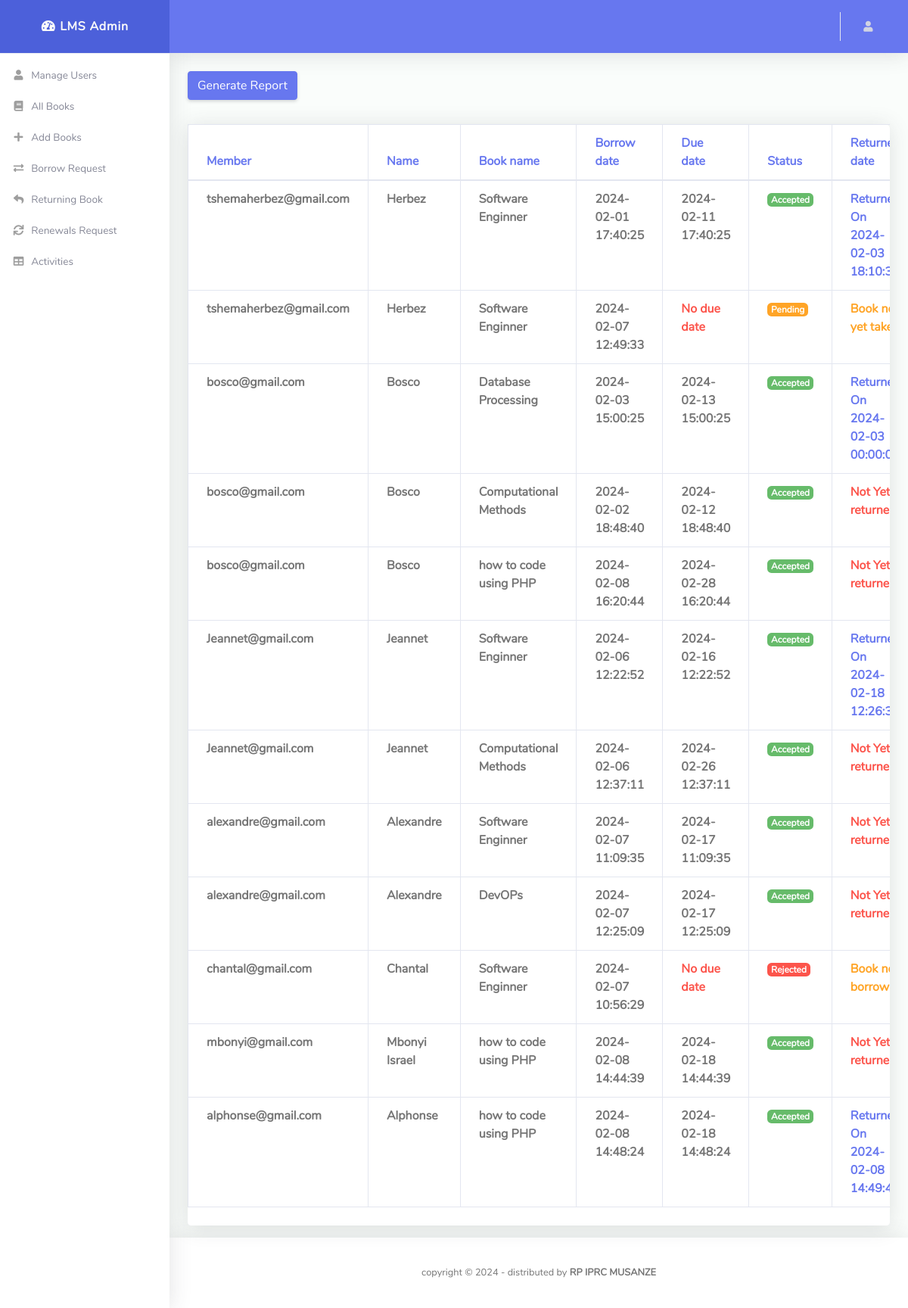
The app's page /iprcmsz_lms/admin/activities.php with its own data.
### tables this page shows
CREATE TABLE `records` (
  `rec_id` int(11) NOT NULL,
  `email` varchar(50) NOT NULL,
  `book_id` int(11) NOT NULL,
  `borrowdate` datetime DEFAULT NULL,
  `returndate` datetime DEFAULT NULL,
  `duedate` datetime DEFAULT NULL,
  `Dues` int(11) DEFAULT NULL,
  `renewals` int(11) DEFAULT NULL,
  `Status` varchar(50) NOT NULL DEFAULT 'Pending'
);

CREATE TABLE `user` (
  `user_id` int(11) NOT NULL,
  `names` varchar(50) NOT NULL,
  `email` varchar(50) NOT NULL,
  `phone` varchar(10) NOT NULL,
  `category` varchar(20) DEFAULT NULL,
  `department` varchar(20) DEFAULT NULL,
  `type` int(11) NOT NULL DEFAULT 0,
  `password` varchar(50) NOT NULL
);

CREATE TABLE `book` (
  `BookId` int(10) NOT NULL,
  `Title` varchar(50) DEFAULT NULL,
  `Publisher` varchar(50) DEFAULT NULL,
  `Year` varchar(50) DEFAULT NULL,
  `Availability` varchar(100) DEFAULT NULL
);

### iprcmsz_lms/admin/activities.php (the view, shortened to what this page needs)
<!DOCTYPE html>
<html lang="en">
<head>
  <link href="vendor/fontawesome-free/css/all.min.css" rel="stylesheet" type="text/css">
  <link href="vendor/bootstrap/css/bootstrap.min.css" rel="stylesheet" type="text/css">
  <link href="css/ruang-admin.min.css" rel="stylesheet">
</head>
<body id="page-top">
  <div id="wrapper">
    <ul class="navbar-nav sidebar sidebar-light accordion" id="accordionSidebar">
        <a class="sidebar-brand d-flex align-items-center justify-content-center" href="adminDash.php">
        <div class="sidebar-brand-text mx-3">
            <i class="fas fa-fw fa-tachometer-alt"></i> LMS Admin
        </div>
        </a>
        <hr class="sidebar-divider my-0">
        <li class="nav-item">
        <a class="nav-link" href="allusers.php">
            <i class="fas fa-fw fa-user"></i>
            <span>Manage Users</span>
        </a>
        </li>
        <li class="nav-item">
        <a class="nav-link" href="allbook.php">
            <i class="fas fa-fw fa-book"></i>
            <span>All Books</span>
        </a>
        </li>
        <li class="nav-item">
        <a class="nav-link" href="addbook.php">
            <i class="fas fa-fw fa-plus"></i>
            <span>Add Books</span>
        </a>
        </li>
        <li class="nav-item">
        <a class="nav-link" href="borrow_request.php">
            <i class="fas fa-fw fa-exchange-alt"></i>
            <span>Borrow Request</span>
        </a>
        </li>
        <li class="nav-item">
          <a class="nav-link" href="book_return.php">
              <i class="fas fa-fw fa-reply"></i>
              <span>Returning Book</span>
          </a>
        </li>
        <li class="nav-item">
          <a class="nav-link" href="renew_request.php">
              <i class="fas fa-fw fa-sync"></i>
              <span>Renewals Request</span>
          </a>
        </li>
        <li class="nav-item">
          <a class="nav-link" href="activities.php">
              <i class="fas fa-fw fa-table"></i>
              <span>Activities</span>
          </a>
        </li>
        </ul>
    <div id="content-wrapper" class="d-flex flex-column">
      <div id="content">
        <nav class="navbar navbar-expand navbar-light bg-navbar topbar mb-4 static-top">
          <ul class="navbar-nav ml-auto">
            <li class="nav-item dropdown no-arrow">
              <a class="nav-link dropdown-toggle" href="#" id="userDropdown" role="button" data-toggle="dropdown"
                aria-haspopup="true" aria-expanded="false">
                <i class="fas fa-user fa-sm fa-fw mr-2 text-gray-400"></i>
              </a>
            </li>
          </ul>
        </nav>
        <div class="container-fluid" id="container-wrapper">
          <div class="row mb-3">
              <div class="col-xl-12 col-lg-5">
                <a href="generate_report.php" class="btn btn-primary mb-3">Generate Report</a>
              </div>
          </div>
          <div class="row mb-3">
            <div class="col-xl-12 col-lg-5 ">
              <div class="card">
                <div class="table-responsive">
                <table class="table align-items-center table-bordered">
                    <thead class = "text-primary">
                      <tr>
                        <th>Member</th>
                        <th>Name</th>
                        <th>Book name</th>
                        <th>Borrow date</th>
                        <th>Due date</th>
                        <th>Status</th>
                        <th>Returned date</th>
                      </tr>
                    </thead>
                    <tbody>
                        <?php
                                require('dbconn.php');
                                $sql="select * from records,book, user where user.email=records.email AND records.book_id=book.BookId";
                                $result=$conn->query($sql);
                                while($row=$result->fetch_assoc())
                                {
                                    $Email=$row['email'];
                                    $Names=$row['names'];
                                    $Title=$row['Title'];
                                    $borrowdate=$row['borrowdate'];
                                    $duedate=$row['duedate'];
                                    $Status=$row['Status'];
                                    $returndate=$row['returndate'];
                                ?>
                            <tr>
                                <td><b><?php echo $Email ?></b></td>
                                <td><b><?php echo $Names ?></b></td>
                                <td><b><?php echo $Title ?></b></td>
                                <td><b><?php echo $borrowdate ?></td>
                                <td>
                                  <b>
                                      <?php
                                        if ($duedate === null) {
                                          echo '<span class="text-danger">No due date</span>';
                                      } else {
                                          echo $duedate;
                                      }
                                      ?>
                                  </b>
                                </td>
                                <td>
                                  <b>
                                      <?php
                                          if ($Status == 'Pending') {
                                              echo '<span class="badge badge-warning">' . $Status . '</span>';
                                          } elseif ($Status == 'Accepted') {
                                              echo '<span class="badge badge-success">' . $Status . '</span>';
                                          } else {
                                              echo '<span class="badge badge-danger">' . $Status . '</span>';
                                          }
                                      ?>
                                  </b>
                                </td>
                                <td>
                                    <b>
                                      <?php
                                          if ($returndate === null && $Status == 'Accepted') {
                                            echo '<span class="text-danger">Not Yet returned</span>';
                                            }elseif ($returndate === null && $Status == 'Pending') {
                                                echo '<span class="text-warning">Book not yet taken</span>';
                                            }elseif ($returndate === null && $Status == 'Rejected') {
                                              echo '<span class="text-warning">Book not borrowed</span>';
                                            }
                                            else {
                                                echo '<span class="text-primary">Returned On ' .$returndate.' </span>';
                                            }
                                      ?>
                                    </b>
                                </td>
                            </tr>
                            <?php }
                         ?>
                    </tbody>
                  </table>
                </div>
                <div class="card-footer"></div>
              </div>
            </div>
          </div>
        </div>
      </div>
      <footer class="sticky-footer bg-white">
        <div class="container my-auto py-2">
          <div class="copyright text-center my-auto">
            <span>copyright &copy; <script> document.write(new Date().getFullYear()); </script> - distributed by
              <b>RP IPRC MUSANZE</a></b>
            </span>
          </div>
        </div>
      </footer>
    </div>
  </div>
</body>
</html>

### records on screen
records: user.email "tshemaherbez@gmail.com", user.names "Herbez", book.Title "Software Enginner", borrowdate "2024-02-01 17:40:25", duedate "2024-02-11 17:40:25", Status "Accepted", returndate "2024-02-03…"
records: user.email "tshemaherbez@gmail.com", user.names "Herbez", book.Title "Software Enginner", borrowdate "2024-02-07 12:49:33", shows "No due date", Status "Pending", shows "Book"
records: user.email "bosco@gmail.com", user.names "Bosco", book.Title "Database Processing", borrowdate "2024-02-03 15:00:25", duedate "2024-02-13 15:00:25", Status "Accepted", returndate "2024-02-03…"
records: user.email "bosco@gmail.com", user.names "Bosco", book.Title "Computational Methods", borrowdate "2024-02-02 18:48:40", duedate "2024-02-12 18:48:40", Status "Accepted", shows "Not Yet…"
records: user.email "bosco@gmail.com", user.names "Bosco", book.Title "how to code using PHP", borrowdate "2024-02-08 16:20:44", duedate "2024-02-28 16:20:44", Status "Accepted", shows "Not Yet…"
records: user.email "Jeannet@gmail.com", user.names "Jeannet", book.Title "Software Enginner", borrowdate "2024-02-06 12:22:52", duedate "2024-02-16 12:22:52", Status "Accepted", returndate "2024-02-18…"
records: user.email "Jeannet@gmail.com", user.names "Jeannet", book.Title "Computational Methods", borrowdate "2024-02-06 12:37:11", duedate "2024-02-26 12:37:11", Status "Accepted", shows "Not Yet…"
records: user.email "alexandre@gmail.com", user.names "Alexandre", book.Title "Software Enginner", borrowdate "2024-02-07 11:09:35", duedate "2024-02-17 11:09:35", Status "Accepted", shows "Not Yet…"
records: user.email "alexandre@gmail.com", user.names "Alexandre", book.Title "DevOPs", borrowdate "2024-02-07 12:25:09", duedate "2024-02-17 12:25:09", Status "Accepted", shows "Not Yet…"
records: user.email "chantal@gmail.com", user.names "Chantal", book.Title "Software Enginner", borrowdate "2024-02-07 10:56:29", shows "No due date", Status "Rejected", shows "Book…"
records: user.email "mbonyi@gmail.com", user.names "Mbonyi Israel", book.Title "how to code using PHP", borrowdate "2024-02-08 14:44:39", duedate "2024-02-18 14:44:39", Status "Accepted", shows "Not Yet…"
records: user.email "alphonse@gmail.com", user.names "Alphonse", book.Title "how to code using PHP", borrowdate "2024-02-08 14:48:24", duedate "2024-02-18 14:48:24", Status "Accepted", returndate "2024-02-08…"
